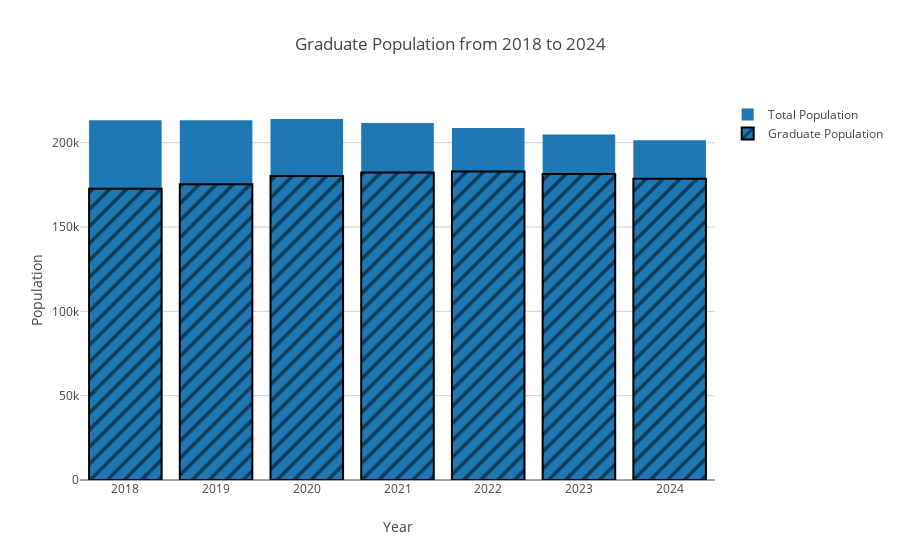

Notebook code for this chart:
### Code cell
fig = go.Figure()
fig.add_trace(go.Bar(x=general_data_population['Graduation Year'], y=general_data_population['# Total Cohort'], marker=dict(color=colors[0]), name='Total Population'))
fig.add_trace(go.Bar(x=general_data_population['Graduation Year'], y=general_data_population['# Grads'], name='Graduate Population', marker=dict(color=colors[0], pattern=make_pattern(colors[0]), line=make_border())))

fig.update_layout(
    xaxis=dict(
        tickvals=general_data_population['Graduation Year'],
        ticktext=general_data_population['Graduation Year']
    ),
    barmode='overlay'
)

set_bar_fig_labels(fig=fig, fig_title='Graduate Population from 2018 to 2024', x_title='Year', y_title='Population')
fig.show()

### Figure 1 — Plotly figure (JSON) as saved in the notebook; plotly's stock layout.template omitted (floating-point values rounded to 4 significant figures)
{"data": [{"marker": {"color": "#1f77b4"}, "name": "Total Population", "type": "bar", "x": [2018, 2019, 2020, 2021, 2022, 2023, 2024], "y": [213338, 213275, 214042, 211698, 208741, 204843, 201475]}, {"marker": {"color": "#1f77b4", "line": {"color": "black", "width": 2}, "pattern": {"bgcolor": "#1f77b4", "fgcolor": "black", "fillmode": "overlay", "shape": "/", "size": 12}}, "name": "Graduate Population", "type": "bar", "x": [2018, 2019, 2020, 2021, 2022, 2023, 2024], "y": [172686, 175297, 180304, 182263, 182956, 181402, 178675]}], "layout": {"barmode": "overlay", "showlegend": true, "title": {"text": "Graduate Population from 2018 to 2024"}, "xaxis": {"ticktext": [2018, 2019, 2020, 2021, 2022, 2023, 2024], "tickvals": [2018, 2019, 2020, 2021, 2022, 2023, 2024], "title": {"text": "Year"}}, "yaxis": {"title": {"text": "Population"}}}}
